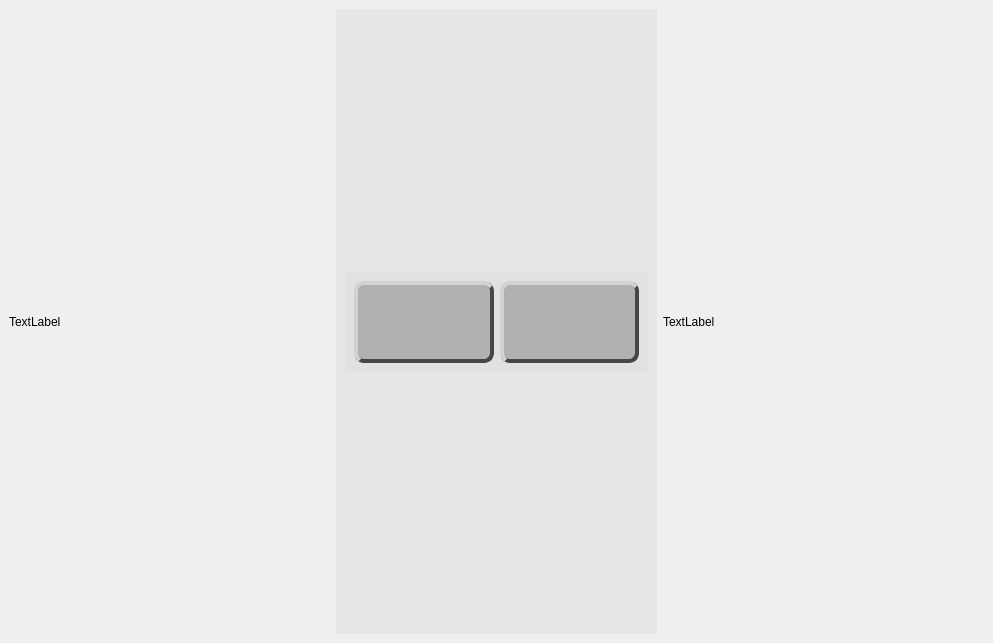
<?xml version="1.0" encoding="UTF-8"?>
<ui version="4.0">
 <class>CustomComponent</class>
 <widget class="QCustomComponent" name="CustomComponent">
  <property name="geometry">
   <rect>
    <x>0</x>
    <y>0</y>
    <width>993</width>
    <height>643</height>
   </rect>
  </property>
  <property name="windowTitle">
   <string>CustomComponent</string>
  </property>
  <layout class="QVBoxLayout" name="verticalLayout">
   <property name="spacing">
    <number>0</number>
   </property>
   <property name="leftMargin">
    <number>0</number>
   </property>
   <property name="topMargin">
    <number>0</number>
   </property>
   <property name="rightMargin">
    <number>0</number>
   </property>
   <property name="bottomMargin">
    <number>0</number>
   </property>
   <item>
    <widget class="QCustomQStackedWidget" name="MainStack">
     <property name="minimumSize">
      <size>
       <width>0</width>
       <height>50</height>
      </size>
     </property>
     <property name="currentIndex">
      <number>0</number>
     </property>
     <widget class="QWidget" name="page2">
      <layout class="QHBoxLayout" name="horizontalLayout_8">
       <item>
        <widget class="QLabel" name="label_20">
         <property name="text">
          <string>TextLabel</string>
         </property>
        </widget>
       </item>
       <item>
        <widget class="QWidget" name="widget_14" native="true">
         <property name="styleSheet">
          <string notr="true">*{
background-color: rgba(220, 220, 220, 0.5);
}

QPushButton
{
border-radius: 10px;
border: 4px solid rgb(70,70,70);
border-top-color: rgb(210, 210, 210);
border-left-color: rgb(210, 210, 210);
background-color: rgb(177, 177, 177);
}
</string>
         </property>
         <layout class="QVBoxLayout" name="verticalLayout_11">
          <item>
           <spacer name="verticalSpacer">
            <property name="orientation">
             <enum>Qt::Orientation::Vertical</enum>
            </property>
            <property name="sizeHint" stdset="0">
             <size>
              <width>20</width>
              <height>18</height>
             </size>
            </property>
           </spacer>
          </item>
          <item>
           <widget class="QWidget" name="widget_15" native="true">
            <property name="sizePolicy">
             <sizepolicy hsizetype="Preferred" vsizetype="Preferred">
              <horstretch>0</horstretch>
              <verstretch>0</verstretch>
             </sizepolicy>
            </property>
            <property name="minimumSize">
             <size>
              <width>100</width>
              <height>100</height>
             </size>
            </property>
            <property name="maximumSize">
             <size>
              <width>16777215</width>
              <height>16777215</height>
             </size>
            </property>
            <property name="sizeIncrement">
             <size>
              <width>1</width>
              <height>1</height>
             </size>
            </property>
            <property name="baseSize">
             <size>
              <width>1</width>
              <height>1</height>
             </size>
            </property>
            <property name="styleSheet">
             <string notr="true"/>
            </property>
            <layout class="QHBoxLayout" name="horizontalLayout_9">
             <item>
              <widget class="QPushButton" name="BtnRecycle">
               <property name="sizePolicy">
                <sizepolicy hsizetype="Minimum" vsizetype="Minimum">
                 <horstretch>0</horstretch>
                 <verstretch>0</verstretch>
                </sizepolicy>
               </property>
               <property name="styleSheet">
                <string notr="true"/>
               </property>
               <property name="text">
                <string/>
               </property>
               <property name="icon">
                <iconset resource="../Qss/icons/_icons.qrc">
                 <normaloff>:/font_awesome_solid/icons/font_awesome/solid/recycle.png</normaloff>:/font_awesome_solid/icons/font_awesome/solid/recycle.png</iconset>
               </property>
               <property name="iconSize">
                <size>
                 <width>80</width>
                 <height>80</height>
                </size>
               </property>
              </widget>
             </item>
             <item>
              <widget class="QPushButton" name="BtnReuse">
               <property name="sizePolicy">
                <sizepolicy hsizetype="Minimum" vsizetype="Minimum">
                 <horstretch>0</horstretch>
                 <verstretch>0</verstretch>
                </sizepolicy>
               </property>
               <property name="styleSheet">
                <string notr="true"/>
               </property>
               <property name="text">
                <string/>
               </property>
               <property name="icon">
                <iconset resource="../Qss/icons/_icons.qrc">
                 <normaloff>:/font_awesome_brands/icons/font_awesome/brands/stumbleupon-circle.png</normaloff>:/font_awesome_brands/icons/font_awesome/brands/stumbleupon-circle.png</iconset>
               </property>
               <property name="iconSize">
                <size>
                 <width>80</width>
                 <height>80</height>
                </size>
               </property>
               <property name="checkable">
                <bool>false</bool>
               </property>
               <property name="autoRepeat">
                <bool>false</bool>
               </property>
               <property name="autoExclusive">
                <bool>false</bool>
               </property>
               <property name="autoRepeatDelay">
                <number>296</number>
               </property>
              </widget>
             </item>
            </layout>
           </widget>
          </item>
          <item>
           <spacer name="verticalSpacer_2">
            <property name="orientation">
             <enum>Qt::Orientation::Vertical</enum>
            </property>
            <property name="sizeHint" stdset="0">
             <size>
              <width>20</width>
              <height>40</height>
             </size>
            </property>
           </spacer>
          </item>
         </layout>
        </widget>
       </item>
       <item>
        <widget class="QLabel" name="label_21">
         <property name="text">
          <string>TextLabel</string>
         </property>
        </widget>
       </item>
      </layout>
     </widget>
     <widget class="QWidget" name="page4">
      <layout class="QHBoxLayout" name="horizontalLayout_13">
       <property name="spacing">
        <number>0</number>
       </property>
       <property name="leftMargin">
        <number>0</number>
       </property>
       <property name="topMargin">
        <number>0</number>
       </property>
       <property name="rightMargin">
        <number>0</number>
       </property>
       <property name="bottomMargin">
        <number>0</number>
       </property>
       <item>
        <widget class="QWidget" name="widget_18" native="true">
         <layout class="QVBoxLayout" name="verticalLayout_13">
          <property name="spacing">
           <number>0</number>
          </property>
          <property name="leftMargin">
           <number>0</number>
          </property>
          <property name="topMargin">
           <number>0</number>
          </property>
          <property name="rightMargin">
           <number>0</number>
          </property>
          <property name="bottomMargin">
           <number>0</number>
          </property>
          <item>
           <widget class="QWidget" name="widget_19" native="true">
            <property name="sizePolicy">
             <sizepolicy hsizetype="Expanding" vsizetype="Preferred">
              <horstretch>0</horstretch>
              <verstretch>0</verstretch>
             </sizepolicy>
            </property>
            <layout class="QHBoxLayout" name="horizontalLayout_12">
             <property name="spacing">
              <number>0</number>
             </property>
             <property name="leftMargin">
              <number>0</number>
             </property>
             <property name="topMargin">
              <number>0</number>
             </property>
             <property name="rightMargin">
              <number>0</number>
             </property>
             <property name="bottomMargin">
              <number>0</number>
             </property>
             <item>
              <widget class="QPushButton" name="Btn4">
               <property name="sizePolicy">
                <sizepolicy hsizetype="Preferred" vsizetype="Preferred">
                 <horstretch>0</horstretch>
                 <verstretch>0</verstretch>
                </sizepolicy>
               </property>
               <property name="text">
                <string>PAGE 4</string>
               </property>
              </widget>
             </item>
            </layout>
           </widget>
          </item>
         </layout>
        </widget>
       </item>
      </layout>
     </widget>
     <widget class="QWidget" name="page3">
      <layout class="QHBoxLayout" name="horizontalLayout_11">
       <property name="spacing">
        <number>0</number>
       </property>
       <property name="leftMargin">
        <number>0</number>
       </property>
       <property name="topMargin">
        <number>0</number>
       </property>
       <property name="rightMargin">
        <number>0</number>
       </property>
       <property name="bottomMargin">
        <number>0</number>
       </property>
       <item>
        <widget class="QWidget" name="widget_16" native="true">
         <layout class="QVBoxLayout" name="verticalLayout_12">
          <property name="spacing">
           <number>0</number>
          </property>
          <property name="leftMargin">
           <number>0</number>
          </property>
          <property name="topMargin">
           <number>0</number>
          </property>
          <property name="rightMargin">
           <number>0</number>
          </property>
          <property name="bottomMargin">
           <number>0</number>
          </property>
          <item>
           <widget class="QWidget" name="widget_17" native="true">
            <property name="sizePolicy">
             <sizepolicy hsizetype="Expanding" vsizetype="Preferred">
              <horstretch>0</horstretch>
              <verstretch>0</verstretch>
             </sizepolicy>
            </property>
            <layout class="QHBoxLayout" name="horizontalLayout_10">
             <property name="spacing">
              <number>0</number>
             </property>
             <property name="leftMargin">
              <number>0</number>
             </property>
             <property name="topMargin">
              <number>0</number>
             </property>
             <property name="rightMargin">
              <number>0</number>
             </property>
             <property name="bottomMargin">
              <number>0</number>
             </property>
             <item>
              <widget class="QPushButton" name="Btn3">
               <property name="sizePolicy">
                <sizepolicy hsizetype="Preferred" vsizetype="Preferred">
                 <horstretch>0</horstretch>
                 <verstretch>0</verstretch>
                </sizepolicy>
               </property>
               <property name="text">
                <string>PAGE 3</string>
               </property>
              </widget>
             </item>
            </layout>
           </widget>
          </item>
         </layout>
        </widget>
       </item>
      </layout>
     </widget>
     <widget class="QWidget" name="page1">
      <layout class="QVBoxLayout" name="verticalLayout_10">
       <item>
        <widget class="QWidget" name="widget" native="true">
         <layout class="QVBoxLayout" name="verticalLayout_2">
          <item>
           <widget class="QLabel" name="label">
            <property name="text">
             <string>ROSH Progress Dashboa</string>
            </property>
            <property name="alignment">
             <set>Qt::AlignmentFlag::AlignCenter</set>
            </property>
           </widget>
          </item>
          <item>
           <widget class="QWidget" name="widget_5" native="true">
            <layout class="QHBoxLayout" name="horizontalLayout">
             <item>
              <widget class="QPushButton" name="BtnLeftSideDrawer">
               <property name="text">
                <string>Left Drawer</string>
               </property>
               <property name="icon">
                <iconset resource="../Qss/icons/_icons.qrc">
                 <normaloff>:/font_awesome_solid/icons/font_awesome/solid/align-justify.png</normaloff>:/font_awesome_solid/icons/font_awesome/solid/align-justify.png</iconset>
               </property>
              </widget>
             </item>
             <item>
              <widget class="QPushButton" name="BtnTopSideDrawer">
               <property name="text">
                <string>Top Drawer</string>
               </property>
               <property name="icon">
                <iconset resource="../Qss/icons/_icons.qrc">
                 <normaloff>:/font_awesome_solid/icons/font_awesome/solid/chevron-up.png</normaloff>:/font_awesome_solid/icons/font_awesome/solid/chevron-up.png</iconset>
               </property>
              </widget>
             </item>
             <item>
              <widget class="QPushButton" name="BtnBottomSideDrawer">
               <property name="text">
                <string>Bottom Drawer</string>
               </property>
               <property name="icon">
                <iconset resource="../Qss/icons/_icons.qrc">
                 <normaloff>:/font_awesome_solid/icons/font_awesome/solid/chevron-down.png</normaloff>:/font_awesome_solid/icons/font_awesome/solid/chevron-down.png</iconset>
               </property>
              </widget>
             </item>
             <item>
              <widget class="QPushButton" name="BtnRightSideDrawer">
               <property name="text">
                <string>Right Drawer</string>
               </property>
               <property name="icon">
                <iconset resource="../Qss/icons/_icons.qrc">
                 <normaloff>:/font_awesome_solid/icons/font_awesome/solid/chevron-right.png</normaloff>:/font_awesome_solid/icons/font_awesome/solid/chevron-right.png</iconset>
               </property>
              </widget>
             </item>
            </layout>
           </widget>
          </item>
         </layout>
        </widget>
       </item>
       <item>
        <widget class="QCustomHorizontalSeparator" name="customHorizontalSeparator"/>
       </item>
       <item>
        <widget class="QWidget" name="widget_2" native="true">
         <layout class="QVBoxLayout" name="verticalLayout_3">
          <item>
           <widget class="QLabel" name="label_2">
            <property name="text">
             <string>Circular Process Bar</string>
            </property>
           </widget>
          </item>
          <item>
           <widget class="QScrollArea" name="scrollArea">
            <property name="widgetResizable">
             <bool>true</bool>
            </property>
            <widget class="QWidget" name="scrollAreaWidgetContents">
             <property name="geometry">
              <rect>
               <x>0</x>
               <y>0</y>
               <width>941</width>
               <height>138</height>
              </rect>
             </property>
             <layout class="QHBoxLayout" name="horizontalLayout_2">
              <item alignment="Qt::AlignmentFlag::AlignHCenter|Qt::AlignmentFlag::AlignTop">
               <widget class="QWidget" name="widget_6" native="true">
                <layout class="QVBoxLayout" name="verticalLayout_4">
                 <item>
                  <widget class="QCustomRoundProgressBar" name="customRoundProgressBar">
                   <property name="minimumSize">
                    <size>
                     <width>80</width>
                     <height>80</height>
                    </size>
                   </property>
                   <property name="maximumSize">
                    <size>
                     <width>80</width>
                     <height>80</height>
                    </size>
                   </property>
                   <property name="value" stdset="0">
                    <number>65</number>
                   </property>
                   <property name="progressBarWidth" stdset="0">
                    <number>10</number>
                   </property>
                   <property name="progressColor" stdset="0">
                    <color>
                     <red>47</red>
                     <green>162</green>
                     <blue>212</blue>
                    </color>
                   </property>
                  </widget>
                 </item>
                 <item>
                  <widget class="QLabel" name="label_3">
                   <property name="text">
                    <string>Memory Used</string>
                   </property>
                   <property name="alignment">
                    <set>Qt::AlignmentFlag::AlignCenter</set>
                   </property>
                  </widget>
                 </item>
                </layout>
               </widget>
              </item>
              <item alignment="Qt::AlignmentFlag::AlignHCenter|Qt::AlignmentFlag::AlignTop">
               <widget class="QWidget" name="widget_7" native="true">
                <layout class="QVBoxLayout" name="verticalLayout_5">
                 <item>
                  <widget class="QCustomRoundProgressBar" name="customRoundProgressBar_2">
                   <property name="minimumSize">
                    <size>
                     <width>80</width>
                     <height>80</height>
                    </size>
                   </property>
                   <property name="maximumSize">
                    <size>
                     <width>80</width>
                     <height>80</height>
                    </size>
                   </property>
                   <property name="value" stdset="0">
                    <number>50</number>
                   </property>
                   <property name="progressBarWidth" stdset="0">
                    <number>10</number>
                   </property>
                   <property name="progressColor" stdset="0">
                    <color>
                     <red>149</red>
                     <green>172</green>
                     <blue>49</blue>
                    </color>
                   </property>
                  </widget>
                 </item>
                 <item>
                  <widget class="QLabel" name="label_4">
                   <property name="text">
                    <string>Disk Used</string>
                   </property>
                   <property name="alignment">
                    <set>Qt::AlignmentFlag::AlignCenter</set>
                   </property>
                  </widget>
                 </item>
                </layout>
               </widget>
              </item>
              <item alignment="Qt::AlignmentFlag::AlignHCenter|Qt::AlignmentFlag::AlignTop">
               <widget class="QWidget" name="widget_8" native="true">
                <layout class="QVBoxLayout" name="verticalLayout_6">
                 <item>
                  <widget class="QCustomRoundProgressBar" name="customRoundProgressBar_3">
                   <property name="minimumSize">
                    <size>
                     <width>80</width>
                     <height>80</height>
                    </size>
                   </property>
                   <property name="maximumSize">
                    <size>
                     <width>80</width>
                     <height>80</height>
                    </size>
                   </property>
                   <property name="value" stdset="0">
                    <number>25</number>
                   </property>
                   <property name="progressBarWidth" stdset="0">
                    <number>10</number>
                   </property>
                   <property name="progressColor" stdset="0">
                    <color>
                     <red>8</red>
                     <green>212</green>
                     <blue>137</blue>
                    </color>
                   </property>
                  </widget>
                 </item>
                 <item>
                  <widget class="QLabel" name="label_5">
                   <property name="text">
                    <string>CPU Used</string>
                   </property>
                   <property name="alignment">
                    <set>Qt::AlignmentFlag::AlignCenter</set>
                   </property>
                  </widget>
                 </item>
                </layout>
               </widget>
              </item>
              <item alignment="Qt::AlignmentFlag::AlignHCenter|Qt::AlignmentFlag::AlignTop">
               <widget class="QWidget" name="widget_9" native="true">
                <layout class="QVBoxLayout" name="verticalLayout_7">
                 <item>
                  <widget class="QCustomRoundProgressBar" name="customRoundProgressBar_4">
                   <property name="minimumSize">
                    <size>
                     <width>80</width>
                     <height>80</height>
                    </size>
                   </property>
                   <property name="maximumSize">
                    <size>
                     <width>80</width>
                     <height>80</height>
                    </size>
                   </property>
                   <property name="value" stdset="0">
                    <number>75</number>
                   </property>
                   <property name="progressBarWidth" stdset="0">
                    <number>10</number>
                   </property>
                   <property name="progressColor" stdset="0">
                    <color>
                     <red>255</red>
                     <green>150</green>
                     <blue>150</blue>
                    </color>
                   </property>
                  </widget>
                 </item>
                 <item>
                  <widget class="QLabel" name="label_6">
                   <property name="text">
                    <string>Network</string>
                   </property>
                   <property name="alignment">
                    <set>Qt::AlignmentFlag::AlignCenter</set>
                   </property>
                  </widget>
                 </item>
                </layout>
               </widget>
              </item>
             </layout>
            </widget>
           </widget>
          </item>
         </layout>
        </widget>
       </item>
       <item>
        <widget class="QWidget" name="widget_3" native="true">
         <layout class="QVBoxLayout" name="verticalLayout_8">
          <item>
           <widget class="QLabel" name="label_8">
            <property name="text">
             <string>Linear Process Bar</string>
            </property>
           </widget>
          </item>
          <item>
           <widget class="QScrollArea" name="scrollArea_2">
            <property name="widgetResizable">
             <bool>true</bool>
            </property>
            <widget class="QWidget" name="scrollAreaWidgetContents_2">
             <property name="geometry">
              <rect>
               <x>0</x>
               <y>0</y>
               <width>953</width>
               <height>54</height>
              </rect>
             </property>
             <layout class="QHBoxLayout" name="horizontalLayout_7">
              <item>
               <widget class="QWidget" name="widget_10" native="true">
                <layout class="QHBoxLayout" name="horizontalLayout_3">
                 <item>
                  <widget class="QLabel" name="label_9">
                   <property name="text">
                    <string>Loading</string>
                   </property>
                  </widget>
                 </item>
                 <item>
                  <widget class="QCustomQProgressBar" name="customProgressBar">
                   <property name="shortPos" stdset="0">
                    <double>0.948679471788715</double>
                   </property>
                   <property name="longPos" stdset="0">
                    <double>1.750000000000000</double>
                   </property>
                   <property name="paused" stdset="0">
                    <bool>false</bool>
                   </property>
                   <property name="customBarColor" stdset="0">
                    <color>
                     <red>8</red>
                     <green>212</green>
                     <blue>120</blue>
                    </color>
                   </property>
                  </widget>
                 </item>
                 <item>
                  <widget class="QLabel" name="label_10">
                   <property name="text">
                    <string>Active</string>
                   </property>
                  </widget>
                 </item>
                </layout>
               </widget>
              </item>
              <item>
               <widget class="QWidget" name="widget_11" native="true">
                <layout class="QHBoxLayout" name="horizontalLayout_4">
                 <item>
                  <widget class="QLabel" name="label_11">
                   <property name="text">
                    <string>Processing</string>
                   </property>
                  </widget>
                 </item>
                 <item>
                  <widget class="QCustomQProgressBar" name="customProgressBar_2">
                   <property name="customBarColor" stdset="0">
                    <color>
                     <red>149</red>
                     <green>172</green>
                     <blue>49</blue>
                    </color>
                   </property>
                  </widget>
                 </item>
                 <item>
                  <widget class="QLabel" name="label_12">
                   <property name="text">
                    <string>78%</string>
                   </property>
                  </widget>
                 </item>
                </layout>
               </widget>
              </item>
              <item>
               <widget class="QWidget" name="widget_12" native="true">
                <layout class="QHBoxLayout" name="horizontalLayout_5">
                 <item>
                  <widget class="QLabel" name="label_13">
                   <property name="text">
                    <string>Data Sync</string>
                   </property>
                  </widget>
                 </item>
                 <item>
                  <widget class="QCustomQProgressBar" name="customProgressBar_3">
                   <property name="customBarColor" stdset="0">
                    <color>
                     <red>78</red>
                     <green>161</green>
                     <blue>184</blue>
                    </color>
                   </property>
                  </widget>
                 </item>
                 <item>
                  <widget class="QLabel" name="label_14">
                   <property name="text">
                    <string>42%</string>
                   </property>
                  </widget>
                 </item>
                </layout>
               </widget>
              </item>
              <item>
               <widget class="QWidget" name="widget_13" native="true">
                <layout class="QHBoxLayout" name="horizontalLayout_6">
                 <item>
                  <widget class="QLabel" name="label_15">
                   <property name="text">
                    <string>File Upload</string>
                   </property>
                  </widget>
                 </item>
                 <item>
                  <widget class="QCustomQProgressBar" name="customProgressBar_4">
                   <property name="customBarColor" stdset="0">
                    <color>
                     <red>255</red>
                     <green>105</green>
                     <blue>105</blue>
                    </color>
                   </property>
                  </widget>
                 </item>
                 <item>
                  <widget class="QLabel" name="label_16">
                   <property name="text">
                    <string>65%</string>
                   </property>
                  </widget>
                 </item>
                </layout>
               </widget>
              </item>
             </layout>
            </widget>
           </widget>
          </item>
          <item>
           <widget class="QCustomQRGenerator" name="customQRGenerator"/>
          </item>
         </layout>
        </widget>
       </item>
       <item>
        <widget class="QWidget" name="widget_4" native="true">
         <layout class="QVBoxLayout" name="verticalLayout_9">
          <item>
           <widget class="QCustomSidebarLabel" name="customSidebarLabel">
            <property name="sizePolicy">
             <sizepolicy hsizetype="Preferred" vsizetype="Preferred">
              <horstretch>0</horstretch>
              <verstretch>0</verstretch>
             </sizepolicy>
            </property>
            <property name="minimumSize">
             <size>
              <width>0</width>
              <height>0</height>
             </size>
            </property>
            <property name="text" stdset="0">
             <string>PROCESS MONITOR CONSOLE</string>
            </property>
            <property name="icon" stdset="0">
             <iconset resource="../Qss/icons/_icons.qrc">
              <normaloff>:/font_awesome_solid/icons/font_awesome/solid/terminal.png</normaloff>:/font_awesome_solid/icons/font_awesome/solid/terminal.png</iconset>
            </property>
           </widget>
          </item>
          <item>
           <widget class="QPlainTextEdit" name="consoleOutput">
            <property name="sizePolicy">
             <sizepolicy hsizetype="Expanding" vsizetype="Expanding">
              <horstretch>0</horstretch>
              <verstretch>0</verstretch>
             </sizepolicy>
            </property>
            <property name="readOnly">
             <bool>true</bool>
            </property>
           </widget>
          </item>
         </layout>
        </widget>
       </item>
      </layout>
     </widget>
    </widget>
   </item>
  </layout>
 </widget>
 <customwidgets>
  <customwidget>
   <class>QCustomHorizontalSeparator</class>
   <extends>QWidget</extends>
   <header>Custom_Widgets.QCustomHorizontalSeparator</header>
  </customwidget>
  <customwidget>
   <class>QCustomSidebarLabel</class>
   <extends>QWidget</extends>
   <header>Custom_Widgets.QCustomSidebarLabel</header>
  </customwidget>
  <customwidget>
   <class>QCustomRoundProgressBar</class>
   <extends>QWidget</extends>
   <header>Custom_Widgets.QCustomProgressBars</header>
  </customwidget>
  <customwidget>
   <class>QCustomComponent</class>
   <extends>QWidget</extends>
   <header>Custom_Widgets.QCustomComponent</header>
   <container>1</container>
  </customwidget>
  <customwidget>
   <class>QCustomQStackedWidget</class>
   <extends>QStackedWidget</extends>
   <header>Custom_Widgets.QCustomQStackedWidget</header>
   <container>1</container>
  </customwidget>
  <customwidget>
   <class>QCustomQProgressBar</class>
   <extends>QProgressBar</extends>
   <header>Custom_Widgets.QCustomLoadingIndicators</header>
  </customwidget>
  <customwidget>
   <class>QCustomQRGenerator</class>
   <extends>QWidget</extends>
   <header>Custom_Widgets.QCustomQRGenerator</header>
  </customwidget>
 </customwidgets>
 <resources>
  <include location="../Qss/icons/_icons.qrc"/>
 </resources>
 <connections/>
</ui>
